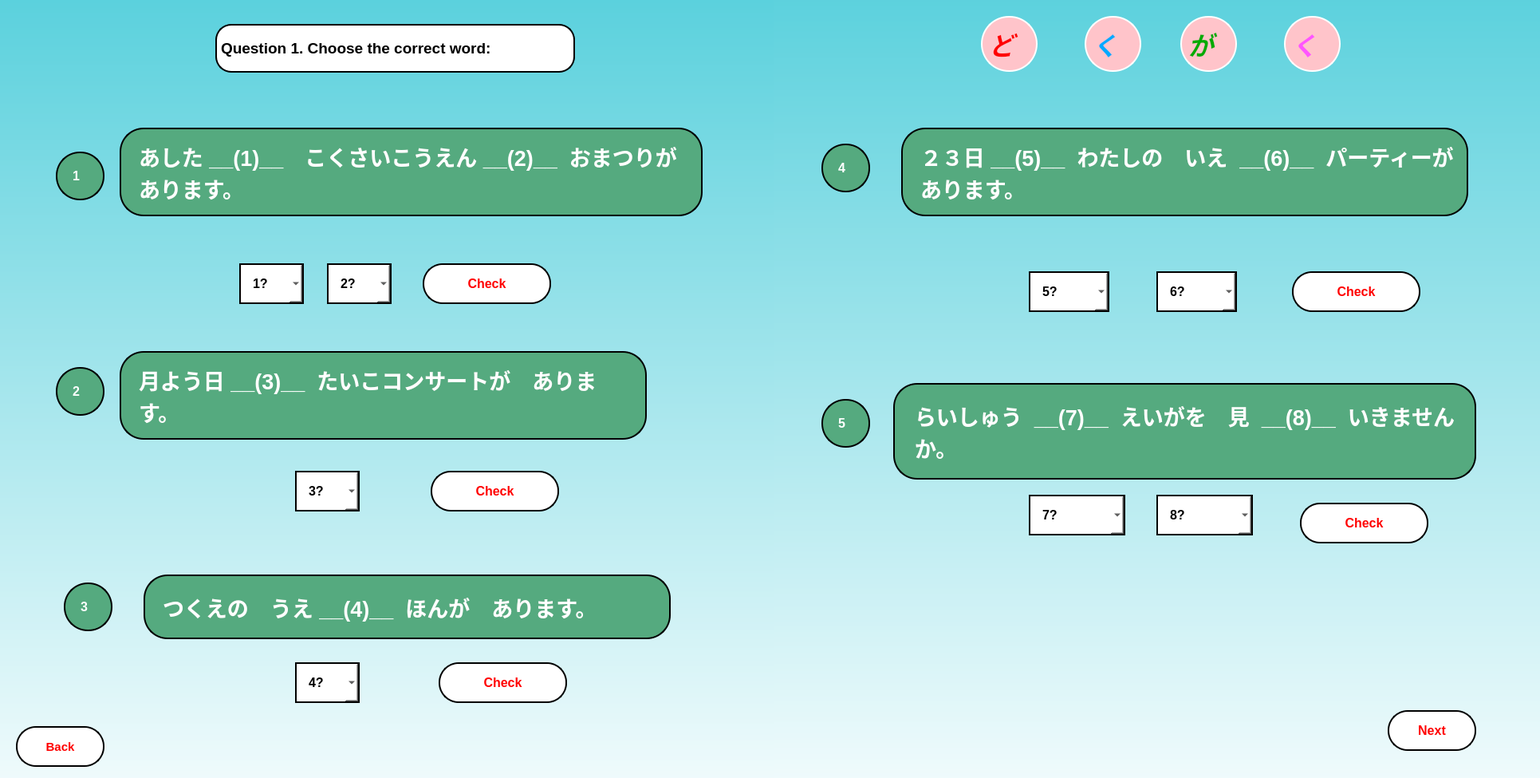
<?xml version="1.0" encoding="UTF-8"?>
<ui version="4.0">
 <class>MainWindow</class>
 <widget class="QMainWindow" name="MainWindow">
  <property name="geometry">
   <rect>
    <x>0</x>
    <y>0</y>
    <width>1931</width>
    <height>975</height>
   </rect>
  </property>
  <property name="windowTitle">
   <string>MainWindow</string>
  </property>
  <widget class="QWidget" name="centralwidget">
   <widget class="QWidget" name="widget" native="true">
    <property name="geometry">
     <rect>
      <x>0</x>
      <y>0</y>
      <width>1971</width>
      <height>1081</height>
     </rect>
    </property>
    <widget class="QWidget" name="widget_2" native="true">
     <property name="geometry">
      <rect>
       <x>0</x>
       <y>0</y>
       <width>1021</width>
       <height>1081</height>
      </rect>
     </property>
     <property name="styleSheet">
      <string notr="true">background-color: qlineargradient(spread:repeat, x1:0, y1:0, x2:0, y2:1, stop:0 rgba(91, 209, 221, 255), stop:1 rgba(255, 255, 255, 255));</string>
     </property>
     <widget class="QLabel" name="q1">
      <property name="geometry">
       <rect>
        <x>150</x>
        <y>160</y>
        <width>731</width>
        <height>111</height>
       </rect>
      </property>
      <property name="font">
       <font>
        <pointsize>20</pointsize>
        <weight>75</weight>
        <bold>true</bold>
        <strikeout>false</strikeout>
       </font>
      </property>
      <property name="mouseTracking">
       <bool>false</bool>
      </property>
      <property name="tabletTracking">
       <bool>false</bool>
      </property>
      <property name="acceptDrops">
       <bool>false</bool>
      </property>
      <property name="autoFillBackground">
       <bool>false</bool>
      </property>
      <property name="styleSheet">
       <string notr="true">border-radius: 30px;
border: 2px solid black;
padding: 15px;
background-color: rgb(85, 170, 127);
color: rgb(255, 255, 255);</string>
      </property>
      <property name="text">
       <string>あした __(1)__　こくさいこうえん __(2)__  おまつりが　あります。</string>
      </property>
      <property name="scaledContents">
       <bool>false</bool>
      </property>
      <property name="wordWrap">
       <bool>true</bool>
      </property>
     </widget>
     <widget class="QLabel" name="label_3">
      <property name="geometry">
       <rect>
        <x>70</x>
        <y>190</y>
        <width>61</width>
        <height>61</height>
       </rect>
      </property>
      <property name="font">
       <font>
        <pointsize>12</pointsize>
        <weight>75</weight>
        <bold>true</bold>
       </font>
      </property>
      <property name="styleSheet">
       <string notr="true">border-radius: 30px;
border: 2px solid black;
padding: 15px;
background-color: rgb(85, 170, 127);
color: rgb(255, 255, 255);</string>
      </property>
      <property name="text">
       <string>1</string>
      </property>
     </widget>
     <widget class="QComboBox" name="ans12_1_1">
      <property name="geometry">
       <rect>
        <x>300</x>
        <y>330</y>
        <width>81</width>
        <height>51</height>
       </rect>
      </property>
      <property name="font">
       <font>
        <pointsize>12</pointsize>
        <weight>75</weight>
        <bold>true</bold>
       </font>
      </property>
      <property name="styleSheet">
       <string notr="true">border: 2px solid black;
padding: 15px;
background-color: rgb(255, 255, 255);</string>
      </property>
      <item>
       <property name="text">
        <string>1?</string>
       </property>
      </item>
      <item>
       <property name="text">
        <string>に</string>
       </property>
      </item>
      <item>
       <property name="text">
        <string>X</string>
       </property>
      </item>
     </widget>
     <widget class="QLabel" name="label_4">
      <property name="geometry">
       <rect>
        <x>70</x>
        <y>460</y>
        <width>61</width>
        <height>61</height>
       </rect>
      </property>
      <property name="font">
       <font>
        <pointsize>12</pointsize>
        <weight>75</weight>
        <bold>true</bold>
       </font>
      </property>
      <property name="styleSheet">
       <string notr="true">border-radius: 30px;
border: 2px solid black;
padding: 15px;
background-color: rgb(85, 170, 127);
color: rgb(255, 255, 255);</string>
      </property>
      <property name="text">
       <string>2</string>
      </property>
     </widget>
     <widget class="QLabel" name="q2">
      <property name="geometry">
       <rect>
        <x>150</x>
        <y>440</y>
        <width>661</width>
        <height>111</height>
       </rect>
      </property>
      <property name="font">
       <font>
        <pointsize>20</pointsize>
        <weight>75</weight>
        <bold>true</bold>
        <strikeout>false</strikeout>
       </font>
      </property>
      <property name="mouseTracking">
       <bool>false</bool>
      </property>
      <property name="tabletTracking">
       <bool>false</bool>
      </property>
      <property name="acceptDrops">
       <bool>false</bool>
      </property>
      <property name="autoFillBackground">
       <bool>false</bool>
      </property>
      <property name="styleSheet">
       <string notr="true">border-radius: 30px;
border: 2px solid black;
padding: 15px;
background-color: rgb(85, 170, 127);
color: rgb(255, 255, 255);</string>
      </property>
      <property name="text">
       <string>月よう日 __(3)__  たいこコンサートが　あります。</string>
      </property>
      <property name="scaledContents">
       <bool>false</bool>
      </property>
      <property name="wordWrap">
       <bool>true</bool>
      </property>
     </widget>
     <widget class="QComboBox" name="ans12_2">
      <property name="geometry">
       <rect>
        <x>370</x>
        <y>590</y>
        <width>81</width>
        <height>51</height>
       </rect>
      </property>
      <property name="font">
       <font>
        <pointsize>12</pointsize>
        <weight>75</weight>
        <bold>true</bold>
       </font>
      </property>
      <property name="styleSheet">
       <string notr="true">border: 2px solid black;
padding: 15px;
background-color: rgb(255, 255, 255);</string>
      </property>
      <item>
       <property name="text">
        <string>3?</string>
       </property>
      </item>
      <item>
       <property name="text">
        <string>に</string>
       </property>
      </item>
      <item>
       <property name="text">
        <string>で</string>
       </property>
      </item>
     </widget>
     <widget class="QLabel" name="label_5">
      <property name="geometry">
       <rect>
        <x>80</x>
        <y>730</y>
        <width>61</width>
        <height>61</height>
       </rect>
      </property>
      <property name="font">
       <font>
        <pointsize>12</pointsize>
        <weight>75</weight>
        <bold>true</bold>
       </font>
      </property>
      <property name="styleSheet">
       <string notr="true">border-radius: 30px;
border: 2px solid black;
padding: 15px;
background-color: rgb(85, 170, 127);
color: rgb(255, 255, 255);</string>
      </property>
      <property name="text">
       <string>3</string>
      </property>
     </widget>
     <widget class="QPushButton" name="check12_1">
      <property name="geometry">
       <rect>
        <x>530</x>
        <y>330</y>
        <width>161</width>
        <height>51</height>
       </rect>
      </property>
      <property name="font">
       <font>
        <pointsize>12</pointsize>
        <weight>75</weight>
        <bold>true</bold>
       </font>
      </property>
      <property name="styleSheet">
       <string notr="true">QPushButton {
border-radius: 25px;
border: 2px solid black;
padding: 15px;
background-color:rgb(255, 255, 255);
color: rgb(255, 0, 0);
}

QPushButton:pressed {
    background-color:rgb(170, 255, 255);
}</string>
      </property>
      <property name="text">
       <string>Check</string>
      </property>
     </widget>
     <widget class="QPushButton" name="check12_2">
      <property name="geometry">
       <rect>
        <x>540</x>
        <y>590</y>
        <width>161</width>
        <height>51</height>
       </rect>
      </property>
      <property name="font">
       <font>
        <pointsize>12</pointsize>
        <weight>75</weight>
        <bold>true</bold>
       </font>
      </property>
      <property name="styleSheet">
       <string notr="true">QPushButton {
border-radius: 25px;
border: 2px solid black;
padding: 15px;
background-color:rgb(255, 255, 255);
color: rgb(255, 0, 0);
}

QPushButton:pressed {
    background-color:rgb(170, 255, 255);
}</string>
      </property>
      <property name="text">
       <string>Check</string>
      </property>
     </widget>
     <widget class="QLabel" name="q2_2">
      <property name="geometry">
       <rect>
        <x>180</x>
        <y>720</y>
        <width>661</width>
        <height>81</height>
       </rect>
      </property>
      <property name="font">
       <font>
        <pointsize>20</pointsize>
        <weight>75</weight>
        <bold>true</bold>
        <strikeout>false</strikeout>
       </font>
      </property>
      <property name="mouseTracking">
       <bool>false</bool>
      </property>
      <property name="tabletTracking">
       <bool>false</bool>
      </property>
      <property name="acceptDrops">
       <bool>false</bool>
      </property>
      <property name="autoFillBackground">
       <bool>false</bool>
      </property>
      <property name="styleSheet">
       <string notr="true">border-radius: 30px;
border: 2px solid black;
padding: 15px;
background-color: rgb(85, 170, 127);
color: rgb(255, 255, 255);</string>
      </property>
      <property name="text">
       <string>つくえの　うえ __(4)__  ほんが　あります。</string>
      </property>
      <property name="scaledContents">
       <bool>false</bool>
      </property>
      <property name="wordWrap">
       <bool>true</bool>
      </property>
     </widget>
     <widget class="QComboBox" name="ans12_3">
      <property name="geometry">
       <rect>
        <x>370</x>
        <y>830</y>
        <width>81</width>
        <height>51</height>
       </rect>
      </property>
      <property name="font">
       <font>
        <pointsize>12</pointsize>
        <weight>75</weight>
        <bold>true</bold>
       </font>
      </property>
      <property name="styleSheet">
       <string notr="true">border: 2px solid black;
padding: 15px;
background-color: rgb(255, 255, 255);</string>
      </property>
      <item>
       <property name="text">
        <string>4?</string>
       </property>
      </item>
      <item>
       <property name="text">
        <string>に</string>
       </property>
      </item>
      <item>
       <property name="text">
        <string>で</string>
       </property>
      </item>
     </widget>
     <widget class="QPushButton" name="check12_3">
      <property name="geometry">
       <rect>
        <x>550</x>
        <y>830</y>
        <width>161</width>
        <height>51</height>
       </rect>
      </property>
      <property name="font">
       <font>
        <pointsize>12</pointsize>
        <weight>75</weight>
        <bold>true</bold>
       </font>
      </property>
      <property name="styleSheet">
       <string notr="true">QPushButton {
border-radius: 25px;
border: 2px solid black;
padding: 15px;
background-color:rgb(255, 255, 255);
color: rgb(255, 0, 0);
}

QPushButton:pressed {
    background-color:rgb(170, 255, 255);
}</string>
      </property>
      <property name="text">
       <string>Check</string>
      </property>
     </widget>
     <widget class="QLabel" name="label">
      <property name="geometry">
       <rect>
        <x>270</x>
        <y>30</y>
        <width>451</width>
        <height>61</height>
       </rect>
      </property>
      <property name="font">
       <font>
        <pointsize>14</pointsize>
        <weight>75</weight>
        <bold>true</bold>
       </font>
      </property>
      <property name="styleSheet">
       <string notr="true">border-radius: 20px;
border: 2px solid black;
background-color: rgb(255, 255, 255);
</string>
      </property>
      <property name="text">
       <string>Question 1. Choose the correct word:</string>
      </property>
     </widget>
     <widget class="QPushButton" name="back_gr12">
      <property name="geometry">
       <rect>
        <x>20</x>
        <y>910</y>
        <width>111</width>
        <height>51</height>
       </rect>
      </property>
      <property name="font">
       <font>
        <pointsize>11</pointsize>
        <weight>75</weight>
        <bold>true</bold>
       </font>
      </property>
      <property name="styleSheet">
       <string notr="true">QPushButton {
border-radius: 25px;
border: 2px solid black;
padding: 15px;
background-color:rgb(255, 255, 255);
color: rgb(255, 0, 0);
}

QPushButton:pressed {
    background-color:rgb(170, 255, 255);
}</string>
      </property>
      <property name="text">
       <string>Back</string>
      </property>
     </widget>
     <widget class="QComboBox" name="ans12_1_2">
      <property name="geometry">
       <rect>
        <x>410</x>
        <y>330</y>
        <width>81</width>
        <height>51</height>
       </rect>
      </property>
      <property name="font">
       <font>
        <pointsize>12</pointsize>
        <weight>75</weight>
        <bold>true</bold>
       </font>
      </property>
      <property name="styleSheet">
       <string notr="true">border: 2px solid black;
padding: 15px;
background-color: rgb(255, 255, 255);</string>
      </property>
      <item>
       <property name="text">
        <string>2?</string>
       </property>
      </item>
      <item>
       <property name="text">
        <string>に</string>
       </property>
      </item>
      <item>
       <property name="text">
        <string>で</string>
       </property>
      </item>
     </widget>
    </widget>
    <widget class="QWidget" name="widget_3" native="true">
     <property name="geometry">
      <rect>
       <x>970</x>
       <y>-10</y>
       <width>1001</width>
       <height>1091</height>
      </rect>
     </property>
     <property name="styleSheet">
      <string notr="true">background-color: qlineargradient(spread:repeat, x1:0, y1:0, x2:0, y2:1, stop:0 rgba(91, 209, 221, 255), stop:1 rgba(255, 255, 255, 255));</string>
     </property>
     <widget class="QLabel" name="label_6">
      <property name="geometry">
       <rect>
        <x>60</x>
        <y>190</y>
        <width>61</width>
        <height>61</height>
       </rect>
      </property>
      <property name="font">
       <font>
        <pointsize>12</pointsize>
        <weight>75</weight>
        <bold>true</bold>
       </font>
      </property>
      <property name="styleSheet">
       <string notr="true">border-radius: 30px;
border: 2px solid black;
padding: 15px;
background-color: rgb(85, 170, 127);
color: rgb(255, 255, 255);</string>
      </property>
      <property name="text">
       <string>4</string>
      </property>
     </widget>
     <widget class="QLabel" name="q1_2">
      <property name="geometry">
       <rect>
        <x>160</x>
        <y>170</y>
        <width>711</width>
        <height>111</height>
       </rect>
      </property>
      <property name="font">
       <font>
        <pointsize>20</pointsize>
        <weight>75</weight>
        <bold>true</bold>
        <strikeout>false</strikeout>
        <stylestrategy>PreferDefault</stylestrategy>
       </font>
      </property>
      <property name="cursor">
       <cursorShape>ArrowCursor</cursorShape>
      </property>
      <property name="mouseTracking">
       <bool>true</bool>
      </property>
      <property name="tabletTracking">
       <bool>false</bool>
      </property>
      <property name="acceptDrops">
       <bool>false</bool>
      </property>
      <property name="toolTip">
       <string>&lt;html&gt;&lt;head/&gt;&lt;body&gt;&lt;p&gt;&lt;span style=&quot; font-family:'Noto Sans JP','ヒラギノ角ゴ Pro W3','Hiragino Kaku Gothic Pro','メイリオ','Meiryo','ＭＳ Ｐゴシック','sans-serif'; font-size:20px; color:#717171; background-color:#fffdf7;&quot;&gt;テーブルの うえ           バナナ&lt;/span&gt;&lt;span style=&quot; font-family:'Noto Sans JP','ヒラギノ角ゴ Pro W3','Hiragino Kaku Gothic Pro','メイリオ','Meiryo','ＭＳ Ｐゴシック','sans-serif'; font-size:20px; font-weight:400; color:#717171; background-color:#fffdf7;&quot;/&gt;&lt;span style=&quot; font-family:'Noto Sans JP','ヒラギノ角ゴ Pro W3','Hiragino Kaku Gothic Pro','メイリオ','Meiryo','ＭＳ Ｐゴシック','sans-serif'; font-size:20px; color:#717171; background-color:#fffdf7;&quot;&gt;あります。&lt;/span&gt;&lt;/p&gt;&lt;p&gt;&lt;br/&gt;&lt;span style=&quot; font-family:'Noto Sans JP'; font-size:18px; color:#717171;&quot;/&gt;&lt;span style=&quot; font-family:'Noto Sans JP'; font-size:18px; font-weight:400; color:#717171;&quot;/&gt;&lt;a name=&quot;ui-id-4-button&quot;/&gt;&lt;a href=&quot;https://a1.marugotoweb.jp/en/grammar_topic6_11.php#nogo&quot;&gt;&lt;span style=&quot; font-family:'Verdana','Arial','sans-serif'; font-size:20px; font-weight:400; color:#666666; background-color:#fffdf7; vertical-align:middle;&quot;&gt;&lt;br/&gt;&lt;/span&gt;&lt;/a&gt;&lt;span style=&quot; font-family:'Noto Sans JP'; font-size:18px; font-weight:400; color:#717171;&quot;/&gt;&lt;a name=&quot;ui-id-4-button&quot;/&gt;&lt;a href=&quot;https://a1.marugotoweb.jp/en/grammar_topic6_11.php#nogo&quot;&gt;&lt;span style=&quot; font-family:'Verdana','Arial','sans-serif'; font-size:20px; font-weight:400; color:#666666; background-color:#fffdf7; vertical-align:middle;&quot;&gt;&lt;br/&gt;&lt;/span&gt;&lt;/a&gt;&lt;/p&gt;&lt;/body&gt;&lt;/html&gt;</string>
      </property>
      <property name="autoFillBackground">
       <bool>false</bool>
      </property>
      <property name="styleSheet">
       <string notr="true">border-radius: 30px;
border: 2px solid black;
padding: 15px;
background-color: rgb(85, 170, 127);
color: rgb(255, 255, 255);</string>
      </property>
      <property name="frameShape">
       <enum>QFrame::NoFrame</enum>
      </property>
      <property name="text">
       <string>２３日 __(5)__  わたしの　いえ  __(6)__  パーティーが　あります。</string>
      </property>
      <property name="scaledContents">
       <bool>false</bool>
      </property>
      <property name="wordWrap">
       <bool>true</bool>
      </property>
     </widget>
     <widget class="QComboBox" name="ans12_4_1">
      <property name="geometry">
       <rect>
        <x>320</x>
        <y>350</y>
        <width>101</width>
        <height>51</height>
       </rect>
      </property>
      <property name="font">
       <font>
        <pointsize>12</pointsize>
        <weight>75</weight>
        <bold>true</bold>
       </font>
      </property>
      <property name="styleSheet">
       <string notr="true">border: 2px solid black;
padding: 15px;
background-color: rgb(255, 255, 255);</string>
      </property>
      <item>
       <property name="text">
        <string>5?</string>
       </property>
      </item>
      <item>
       <property name="text">
        <string>に</string>
       </property>
      </item>
      <item>
       <property name="text">
        <string>x</string>
       </property>
      </item>
     </widget>
     <widget class="QComboBox" name="ans12_4_2">
      <property name="geometry">
       <rect>
        <x>480</x>
        <y>350</y>
        <width>101</width>
        <height>51</height>
       </rect>
      </property>
      <property name="font">
       <font>
        <pointsize>12</pointsize>
        <weight>75</weight>
        <bold>true</bold>
       </font>
      </property>
      <property name="styleSheet">
       <string notr="true">border: 2px solid black;
padding: 15px;
background-color: rgb(255, 255, 255);</string>
      </property>
      <item>
       <property name="text">
        <string>6?</string>
       </property>
      </item>
      <item>
       <property name="text">
        <string>に</string>
       </property>
      </item>
      <item>
       <property name="text">
        <string>で</string>
       </property>
      </item>
     </widget>
     <widget class="QLabel" name="label_7">
      <property name="geometry">
       <rect>
        <x>60</x>
        <y>510</y>
        <width>61</width>
        <height>61</height>
       </rect>
      </property>
      <property name="font">
       <font>
        <pointsize>12</pointsize>
        <weight>75</weight>
        <bold>true</bold>
       </font>
      </property>
      <property name="styleSheet">
       <string notr="true">border-radius: 30px;
border: 2px solid black;
padding: 15px;
background-color: rgb(85, 170, 127);
color: rgb(255, 255, 255);</string>
      </property>
      <property name="text">
       <string>5</string>
      </property>
     </widget>
     <widget class="QPushButton" name="check12_4">
      <property name="geometry">
       <rect>
        <x>650</x>
        <y>350</y>
        <width>161</width>
        <height>51</height>
       </rect>
      </property>
      <property name="font">
       <font>
        <pointsize>12</pointsize>
        <weight>75</weight>
        <bold>true</bold>
       </font>
      </property>
      <property name="styleSheet">
       <string notr="true">QPushButton {
border-radius: 25px;
border: 2px solid black;
padding: 15px;
background-color:rgb(255, 255, 255);
color: rgb(255, 0, 0);
}

QPushButton:pressed {
    background-color:rgb(170, 255, 255);
}</string>
      </property>
      <property name="text">
       <string>Check</string>
      </property>
     </widget>
     <widget class="QLabel" name="q1_3">
      <property name="geometry">
       <rect>
        <x>150</x>
        <y>490</y>
        <width>731</width>
        <height>121</height>
       </rect>
      </property>
      <property name="font">
       <font>
        <pointsize>20</pointsize>
        <weight>75</weight>
        <bold>true</bold>
        <strikeout>false</strikeout>
        <stylestrategy>PreferDefault</stylestrategy>
       </font>
      </property>
      <property name="cursor">
       <cursorShape>ArrowCursor</cursorShape>
      </property>
      <property name="mouseTracking">
       <bool>true</bool>
      </property>
      <property name="tabletTracking">
       <bool>false</bool>
      </property>
      <property name="acceptDrops">
       <bool>false</bool>
      </property>
      <property name="toolTip">
       <string>&lt;html&gt;&lt;head/&gt;&lt;body&gt;&lt;p&gt;&lt;br/&gt;&lt;/p&gt;&lt;/body&gt;&lt;/html&gt;</string>
      </property>
      <property name="autoFillBackground">
       <bool>false</bool>
      </property>
      <property name="styleSheet">
       <string notr="true">border-radius: 30px;
border: 2px solid black;
padding: 15px;
background-color: rgb(85, 170, 127);
color: rgb(255, 255, 255);</string>
      </property>
      <property name="frameShape">
       <enum>QFrame::NoFrame</enum>
      </property>
      <property name="text">
       <string>らいしゅう  __(7)__  えいがを　見  __(8)__  いきませんか。</string>
      </property>
      <property name="scaledContents">
       <bool>false</bool>
      </property>
      <property name="wordWrap">
       <bool>true</bool>
      </property>
      <property name="margin">
       <number>5</number>
      </property>
      <property name="indent">
       <number>10</number>
      </property>
      <property name="openExternalLinks">
       <bool>false</bool>
      </property>
     </widget>
     <widget class="QComboBox" name="ans12_5_1">
      <property name="geometry">
       <rect>
        <x>320</x>
        <y>630</y>
        <width>121</width>
        <height>51</height>
       </rect>
      </property>
      <property name="font">
       <font>
        <pointsize>12</pointsize>
        <weight>75</weight>
        <bold>true</bold>
       </font>
      </property>
      <property name="styleSheet">
       <string notr="true">border: 2px solid black;
padding: 15px;
background-color: rgb(255, 255, 255);</string>
      </property>
      <item>
       <property name="text">
        <string>7?</string>
       </property>
      </item>
      <item>
       <property name="text">
        <string>に</string>
       </property>
      </item>
      <item>
       <property name="text">
        <string>x</string>
       </property>
      </item>
     </widget>
     <widget class="QPushButton" name="check12_5">
      <property name="geometry">
       <rect>
        <x>660</x>
        <y>640</y>
        <width>161</width>
        <height>51</height>
       </rect>
      </property>
      <property name="font">
       <font>
        <pointsize>12</pointsize>
        <weight>75</weight>
        <bold>true</bold>
       </font>
      </property>
      <property name="styleSheet">
       <string notr="true">QPushButton {
border-radius: 25px;
border: 2px solid black;
padding: 15px;
background-color:rgb(255, 255, 255);
color: rgb(255, 0, 0);
}

QPushButton:pressed {
    background-color:rgb(170, 255, 255);
}</string>
      </property>
      <property name="text">
       <string>Check</string>
      </property>
     </widget>
     <widget class="QComboBox" name="ans12_5_2">
      <property name="geometry">
       <rect>
        <x>480</x>
        <y>630</y>
        <width>121</width>
        <height>51</height>
       </rect>
      </property>
      <property name="font">
       <font>
        <pointsize>12</pointsize>
        <weight>75</weight>
        <bold>true</bold>
       </font>
      </property>
      <property name="styleSheet">
       <string notr="true">border: 2px solid black;
padding: 15px;
background-color: rgb(255, 255, 255);</string>
      </property>
      <item>
       <property name="text">
        <string>8?</string>
       </property>
      </item>
      <item>
       <property name="text">
        <string>に</string>
       </property>
      </item>
      <item>
       <property name="text">
        <string>x</string>
       </property>
      </item>
     </widget>
     <widget class="QPushButton" name="nextp2_12">
      <property name="geometry">
       <rect>
        <x>770</x>
        <y>900</y>
        <width>111</width>
        <height>51</height>
       </rect>
      </property>
      <property name="font">
       <font>
        <pointsize>12</pointsize>
        <weight>75</weight>
        <bold>true</bold>
       </font>
      </property>
      <property name="styleSheet">
       <string notr="true">QPushButton {
border-radius: 25px;
border: 2px solid black;
padding: 15px;
background-color:rgb(255, 255, 255);
color: rgb(255, 0, 0);
}

QPushButton:pressed {
    background-color:rgb(170, 255, 255);
}</string>
      </property>
      <property name="text">
       <string>Next</string>
      </property>
     </widget>
     <widget class="QLabel" name="label_2">
      <property name="geometry">
       <rect>
        <x>260</x>
        <y>30</y>
        <width>71</width>
        <height>70</height>
       </rect>
      </property>
      <property name="minimumSize">
       <size>
        <width>55</width>
        <height>51</height>
       </size>
      </property>
      <property name="font">
       <font>
        <family>Palatino Linotype</family>
        <pointsize>24</pointsize>
        <weight>75</weight>
        <italic>true</italic>
        <bold>true</bold>
       </font>
      </property>
      <property name="styleSheet">
       <string notr="true">border-radius:35px;
color: rgb(255, 0, 0);
background-color: rgb(255, 196, 202);
border: 2px solid white;
</string>
      </property>
      <property name="text">
       <string>ど</string>
      </property>
     </widget>
     <widget class="QLabel" name="label_9">
      <property name="geometry">
       <rect>
        <x>390</x>
        <y>30</y>
        <width>71</width>
        <height>70</height>
       </rect>
      </property>
      <property name="minimumSize">
       <size>
        <width>55</width>
        <height>51</height>
       </size>
      </property>
      <property name="font">
       <font>
        <family>Palatino Linotype</family>
        <pointsize>24</pointsize>
        <weight>75</weight>
        <italic>true</italic>
        <bold>true</bold>
       </font>
      </property>
      <property name="styleSheet">
       <string notr="true">border-radius:35px;
color: rgb(0, 170, 255);
background-color: rgb(255, 196, 202);
border: 2px solid white;
</string>
      </property>
      <property name="text">
       <string>く</string>
      </property>
     </widget>
     <widget class="QLabel" name="label_10">
      <property name="geometry">
       <rect>
        <x>510</x>
        <y>30</y>
        <width>71</width>
        <height>70</height>
       </rect>
      </property>
      <property name="minimumSize">
       <size>
        <width>55</width>
        <height>51</height>
       </size>
      </property>
      <property name="font">
       <font>
        <family>Palatino Linotype</family>
        <pointsize>24</pointsize>
        <weight>75</weight>
        <italic>true</italic>
        <bold>true</bold>
       </font>
      </property>
      <property name="styleSheet">
       <string notr="true">border-radius:35px;
color: rgb(0, 170, 0);
background-color: rgb(255, 196, 202);
border: 2px solid white;
</string>
      </property>
      <property name="text">
       <string>が</string>
      </property>
     </widget>
     <widget class="QLabel" name="label_11">
      <property name="geometry">
       <rect>
        <x>640</x>
        <y>30</y>
        <width>71</width>
        <height>70</height>
       </rect>
      </property>
      <property name="minimumSize">
       <size>
        <width>55</width>
        <height>51</height>
       </size>
      </property>
      <property name="font">
       <font>
        <family>Palatino Linotype</family>
        <pointsize>24</pointsize>
        <weight>75</weight>
        <italic>true</italic>
        <bold>true</bold>
       </font>
      </property>
      <property name="styleSheet">
       <string notr="true">border-radius:35px;
color: rgb(255, 85, 255);
background-color: rgb(255, 196, 202);
border: 2px solid white;
</string>
      </property>
      <property name="text">
       <string>く</string>
      </property>
     </widget>
    </widget>
   </widget>
  </widget>
 </widget>
 <resources/>
 <connections/>
</ui>
